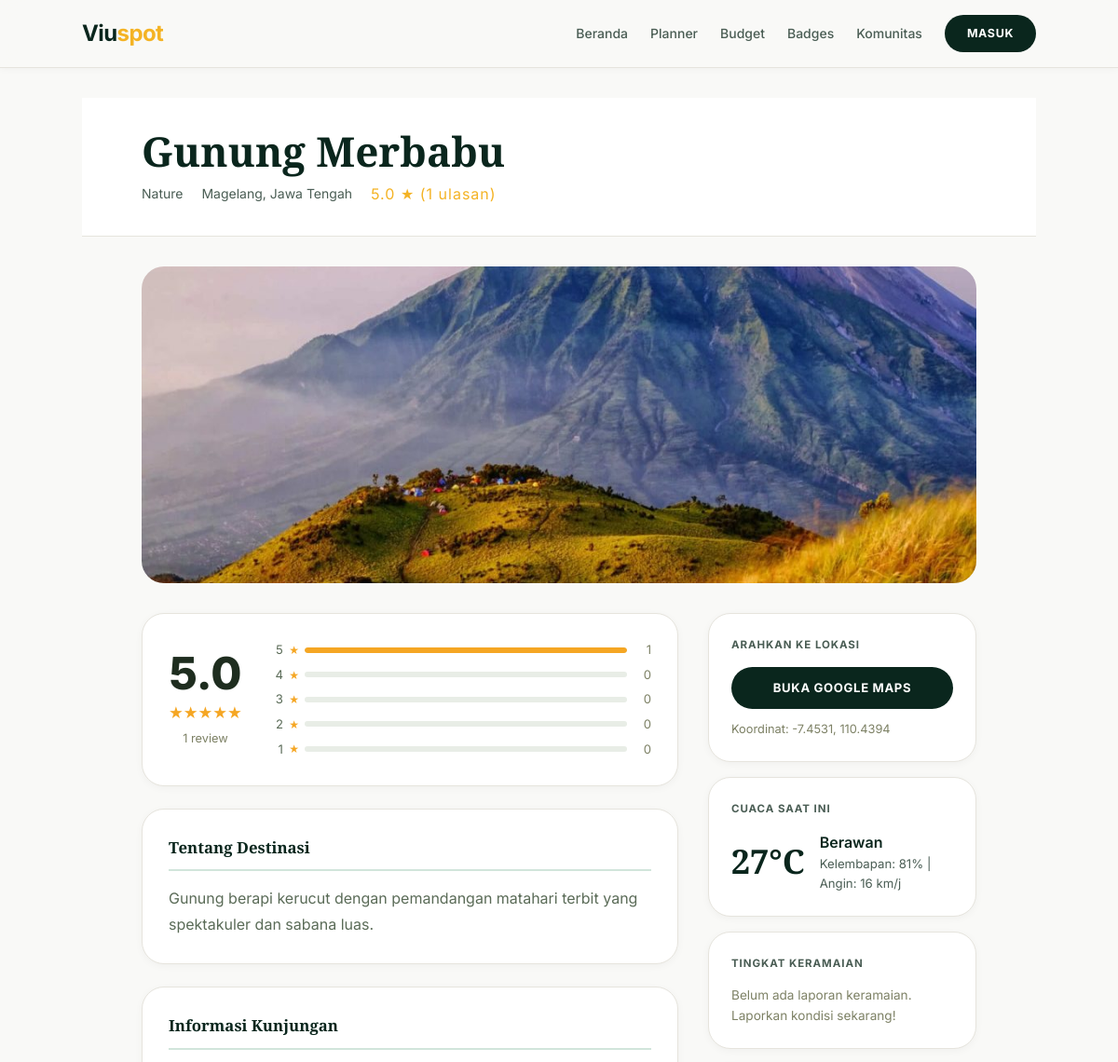
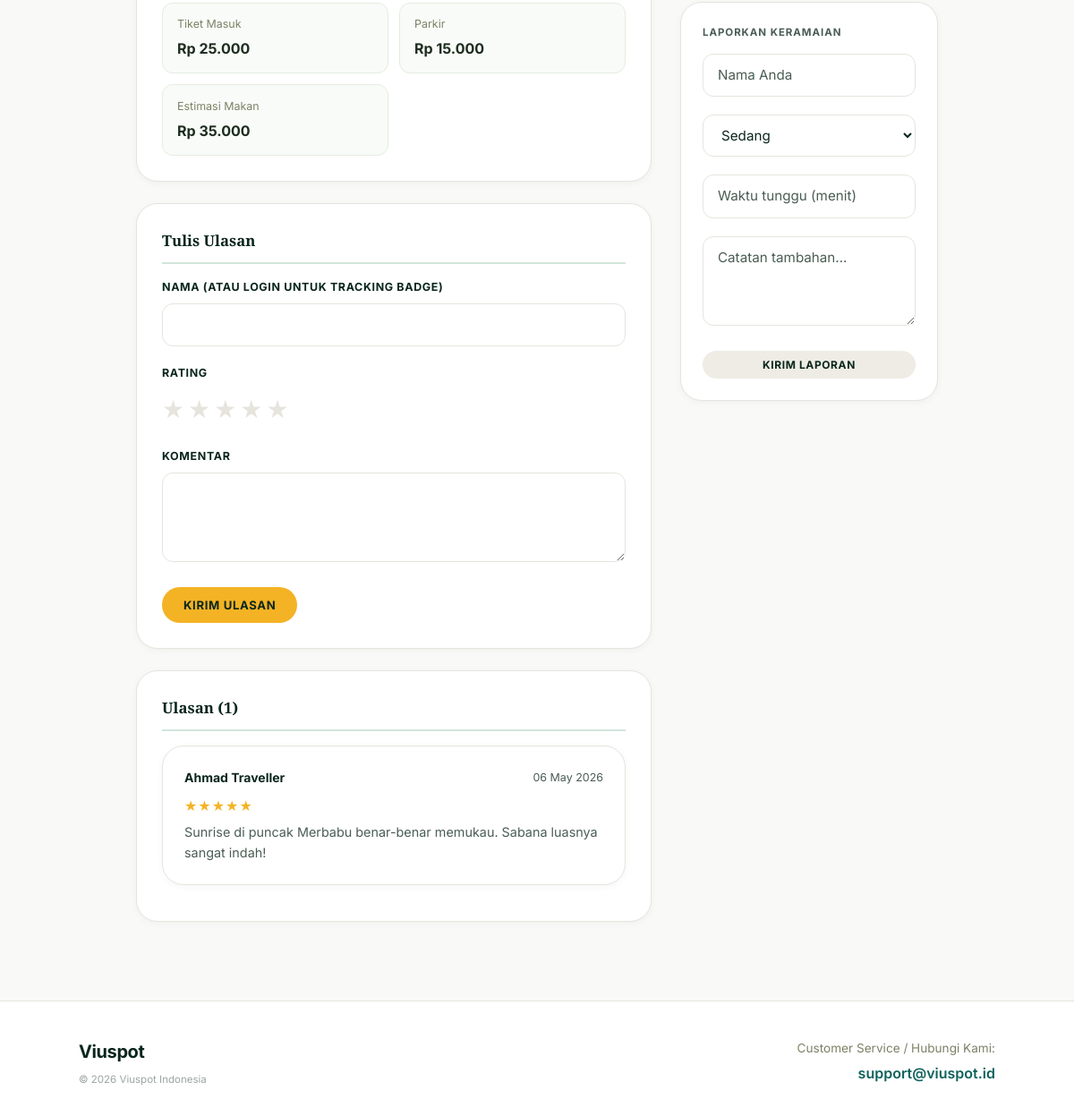
Screenshot of /place.php?id=1 with the database file from the repository (2 pictures, top to bottom).
### tables this page shows
CREATE TABLE places (
    id INT AUTO_INCREMENT PRIMARY KEY,
    name VARCHAR(150) NOT NULL,
    category_id INT NOT NULL,
    location VARCHAR(200) NOT NULL,
    description TEXT,
    entrance_fee DECIMAL(10,2) DEFAULT 0,
    parking_fee DECIMAL(10,2) DEFAULT 0,
    meal_cost DECIMAL(10,2) DEFAULT 0,
    latitude VARCHAR(20),
    longitude VARCHAR(20),
    image_url VARCHAR(255) DEFAULT '',
    status ENUM('pending','approved','rejected') DEFAULT 'pending',
    submitted_by INT,
    created_at TIMESTAMP DEFAULT CURRENT_TIMESTAMP,
    updated_at TIMESTAMP DEFAULT CURRENT_TIMESTAMP ON UPDATE CURRENT_TIMESTAMP,
    FOREIGN KEY (category_id) REFERENCES categories(id) ON DELETE CASCADE,
    FOREIGN KEY (submitted_by) REFERENCES users(id) ON DELETE SET NULL
);

CREATE TABLE categories (
    id INT AUTO_INCREMENT PRIMARY KEY,
    name VARCHAR(50) NOT NULL UNIQUE,
    slug VARCHAR(50) NOT NULL UNIQUE,
    description TEXT,
    icon VARCHAR(50) DEFAULT 'map-pin'
);

CREATE TABLE reviews (
    id INT AUTO_INCREMENT PRIMARY KEY,
    place_id INT NOT NULL,
    user_id INT,
    user_name VARCHAR(100) NOT NULL,
    rating INT CHECK (rating BETWEEN 1 AND 5),
    comment TEXT,
    created_at TIMESTAMP DEFAULT CURRENT_TIMESTAMP,
    FOREIGN KEY (place_id) REFERENCES places(id) ON DELETE CASCADE,
    FOREIGN KEY (user_id) REFERENCES users(id) ON DELETE SET NULL
);

### includes/functions.php (called while the page is built, shortened)
<?php
function is_logged_in() {
    return isset($_SESSION['user_id']);
}
function get_place_by_id($pdo, $place_id) {
    $stmt = $pdo->prepare("SELECT p.*, c.`name` as category_name, c.slug as category_slug
                            FROM places p
                            JOIN categories c ON p.category_id = c.id
                            WHERE p.id = ?");
    $stmt->execute([$place_id]);
    return $stmt->fetch();
}
function get_reviews_by_place($pdo, $place_id) {
    $stmt = $pdo->prepare("SELECT * FROM reviews WHERE place_id = ? ORDER BY created_at DESC");
    $stmt->execute([$place_id]);
    return $stmt->fetchAll();
}
function get_avg_rating($pdo, $place_id) {
    $stmt = $pdo->prepare("SELECT AVG(rating) as avg_rating, COUNT(*) as count FROM reviews WHERE place_id = ?");
    $stmt->execute([$place_id]);
    return $stmt->fetch();
}
function get_weather_for_place($pdo, $place_id, $location_name) {
    if ($place_id > 0) {
        $stmt = $pdo->prepare("SELECT * FROM weather_cache WHERE place_id = ? AND cached_at > DATE_SUB(NOW(), INTERVAL 1 HOUR)");
        $stmt->execute([$place_id]);
        $cached = $stmt->fetch();
    }
    $hash = crc32($location_name);
    $conditions = ['Cerah', 'Berawan', 'Hujan Ringan', 'Cerah Berawan', 'Kabut Tipis'];
    $condition = $conditions[abs($hash) % count($conditions)];
    $temp = 24 + (abs($hash) % 12);
    $humidity = 50 + (abs($hash) % 40);
    $wind = 5 + (abs($hash) % 20);
    if ($place_id > 0) {
        $stmt = $pdo->prepare("DELETE FROM weather_cache WHERE place_id = ?");
        $stmt->execute([$place_id]);
        $stmt = $pdo->prepare("INSERT INTO weather_cache (place_id, temperature, condition_text, humidity, wind_speed) VALUES (?, ?, ?, ?, ?)");
        $stmt->execute([$place_id, $temp, $condition, $humidity, $wind]);
    }
    return [
        'temperature' => $temp,
        'condition_text' => $condition,
        'humidity' => $humidity,
        'wind_speed' => $wind
    ];
}
function get_latest_crowd($pdo, $place_id) {
    $stmt = $pdo->prepare("SELECT * FROM crowd_reports WHERE place_id = ? ORDER BY created_at DESC LIMIT 1");
    $stmt->execute([$place_id]);
    return $stmt->fetch();
}
function esc($str) {
    return htmlspecialchars($str ?? '', ENT_QUOTES, 'UTF-8');
}
function format_rupiah($amount) {
    return 'Rp ' . number_format($amount, 0, ',', '.');
}
function google_maps_url($lat, $lng, $name) {
    return "https://www.google.com/maps/dir/?api=1&destination=" . urlencode($lat . "," . $lng);
}
?>

### place.php (the view, shortened to what this page needs)
<?php
require_once 'includes/functions.php';
$place_id = (int)$_GET['id'];
$place = get_place_by_id($pdo, $place_id);
$reviews = get_reviews_by_place($pdo, $place_id);
$rating_info = get_avg_rating($pdo, $place_id);
$rating_breakdown = [];
for ($i = 1; $i <= 5; $i++) {
    $rating_breakdown[$i] = 0;
}
if ($rating_info['count'] > 0) {
    $stmt = $pdo->prepare("SELECT rating, COUNT(*) as cnt FROM reviews WHERE place_id = ? GROUP BY rating");
    $stmt->execute([$place_id]);
    foreach ($stmt->fetchAll() as $row) {
        $rating_breakdown[(int)$row['rating']] = (int)$row['cnt'];
    }
}
$weather = get_weather_for_place($pdo, $place_id, $place['location']);
$crowd = get_latest_crowd($pdo, $place_id);
$maps_url = google_maps_url($place['latitude'], $place['longitude'], $place['name']);
require_once 'includes/header.php';
?>
<section class="place-header">
    <div class="container">
        <h1><?php echo esc($place['name']); ?></h1>
        <div class="place-meta">
            <span><?php echo esc($place['category_name']); ?></span>
            <span><?php echo esc($place['location']); ?></span>
            <span class="stars"><?php echo $rating_info['count'] > 0 ? number_format($rating_info['avg_rating'], 1) . ' ★ (' . $rating_info['count'] . ' ulasan)' : 'Belum ada ulasan'; ?></span>
        </div>
    </div>
</section>
<div class="container">
    <div class="place-image" style="background-image: url('assets/img/<?php echo esc($place['image_url']); ?>'); background-size: cover; background-position: center;">
    </div>
    <div class="place-info-grid">
        <div>
            <div class="info-panel">
                <div class="rating-breakdown">
                    <div class="rating-summary">
                        <div class="rating-big"><?php echo $rating_info['count'] > 0 ? number_format($rating_info['avg_rating'], 1) : '-'; ?></div>
                        <div class="stars-display">
                            <?php
                            $avg = $rating_info['count'] > 0 ? round($rating_info['avg_rating']) : 0;
                            echo str_repeat('★', $avg) . str_repeat('☆', 5 - $avg);
                            ?>
                        </div>
                        <div class="rating-count"><?php echo $rating_info['count']; ?> review</div>
                    </div>
                    <div class="rating-bars">
                        <?php for ($star = 5; $star >= 1; $star--): ?>
                            <?php
                            $count = $rating_breakdown[$star];
                            $pct = $rating_info['count'] > 0 ? round(($count / $rating_info['count']) * 100) : 0;
                            ?>
                            <div class="rating-bar-row">
                                <span class="bar-label"><?php echo $star; ?></span>
                                <span class="bar-star">★</span>
                                <div class="bar-track">
                                    <div class="bar-fill" style="width:<?php echo $pct; ?>%"></div>
                                </div>
                                <span class="bar-count"><?php echo $count; ?></span>
                            </div>
                        <?php endfor; ?>
                    </div>
                </div>
            </div>
            <div class="info-panel">
                <h3>Tentang Destinasi</h3>
                <p style="line-height:1.7; color:#5a6b57;"><?php echo esc($place['description']); ?></p>
            </div>
            <div class="info-panel">
                <h3>Informasi Kunjungan</h3>
                <div class="cost-grid">
                    <div class="cost-card">
                        <div class="cost-label">Tiket Masuk</div>
                        <div class="cost-value"><?php echo format_rupiah($place['entrance_fee']); ?></div>
                    </div>
                    <div class="cost-card">
                        <div class="cost-label">Parkir</div>
                        <div class="cost-value"><?php echo format_rupiah($place['parking_fee']); ?></div>
                    </div>
                    <div class="cost-card">
                        <div class="cost-label">Estimasi Makan</div>
                        <div class="cost-value"><?php echo format_rupiah($place['meal_cost']); ?></div>
                    </div>
                </div>
            </div>
            <div class="info-panel">
                <h3>Tulis Ulasan</h3>
                <form method="POST" action="">
                    <?php if (!is_logged_in()): ?>
                    <div class="form-group">
                        <label class="form-label">Nama (atau login untuk tracking badge)</label>
                        <input type="text" name="user_name" class="form-control" required>
                    </div>
                    <?php else: ?>
                        <input type="hidden" name="user_name" value="<?php echo esc($_SESSION['full_name']); ?>">
                    <?php endif; ?>
                    <div class="form-group">
                        <label class="form-label">Rating</label>
                        <div class="rating-input">
                            <input type="radio" id="star5" name="rating" value="5"><label for="star5">★</label>
                            <input type="radio" id="star4" name="rating" value="4"><label for="star4">★</label>
                            <input type="radio" id="star3" name="rating" value="3"><label for="star3">★</label>
                            <input type="radio" id="star2" name="rating" value="2"><label for="star2">★</label>
                            <input type="radio" id="star1" name="rating" value="1" required><label for="star1">★</label>
                        </div>
                    </div>
                    <div class="form-group">
                        <label class="form-label">Komentar</label>
                        <textarea name="comment" class="form-control" rows="3" required></textarea>
                    </div>
                    <button type="submit" name="submit_review" class="btn btn-accent">Kirim Ulasan</button>
                </form>
            </div>
            <div class="info-panel">
                <h3>Ulasan (<?php echo count($reviews); ?>)</h3>
                <?php if (empty($reviews)): ?>
                    <p style="color:#7d8165;">Belum ada ulasan. Jadilah yang pertama!</p>
                <?php else: ?>
                    <?php foreach ($reviews as $rev): ?>
                        <div class="review-item" style="margin-bottom:0.75rem;">
                            <div class="review-header">
                                <span class="review-author"><?php echo esc($rev['user_name']); ?></span>
                                <span class="review-date"><?php echo date('d M Y', strtotime($rev['created_at'])); ?></span>
                            </div>
                            <div class="stars mb-1"><?php echo str_repeat('★', $rev['rating']) . str_repeat('☆', 5 - $rev['rating']); ?></div>
                            <p class="review-text"><?php echo esc($rev['comment']); ?></p>
                        </div>
                    <?php endforeach; ?>
                <?php endif; ?>
            </div>
        </div>
        <div>
            <div class="widget">
                <div class="widget-title">Arahkan ke Lokasi</div>
                <a href="<?php echo esc($maps_url); ?>" target="_blank" class="btn btn-primary btn-block" style="margin-bottom:0.75rem;">Buka Google Maps</a>
                <p style="font-size:0.8rem; color:#7d8165;">Koordinat: <?php echo esc($place['latitude']); ?>, <?php echo esc($place['longitude']); ?></p>
            </div>
            <div class="widget">
                <div class="widget-title">Cuaca Saat Ini</div>
                <div class="weather-display">
                    <div class="weather-temp"><?php echo $weather['temperature']; ?>°C</div>
                    <div>
                        <div style="font-weight:600;"><?php echo esc($weather['condition_text']); ?></div>
                        <div class="weather-detail">Kelembapan: <?php echo $weather['humidity']; ?>% | Angin: <?php echo $weather['wind_speed']; ?> km/j</div>
                    </div>
                </div>
            </div>
            <div class="widget">
                <div class="widget-title">Tingkat Keramaian</div>
                <?php if ($crowd): ?>
                    <span class="crowd-badge crowd-<?php echo $crowd['crowd_level']; ?>">
                        <?php echo get_crowd_label($crowd['crowd_level']); ?>
                    </span>
                    <p style="margin-top:0.5rem; font-size:0.85rem; color:#5a6b57;">
                        Waktu tunggu: ~<?php echo $crowd['wait_time']; ?> menit<br>
                        Dilaporkan: <?php echo date('d M H:i', strtotime($crowd['created_at'])); ?>
                    </p>
                    <?php if ($crowd['notes']): ?>
                        <p style="font-size:0.85rem; color:#7d8165; font-style:italic;">"<?php echo esc($crowd['notes']); ?>"</p>
                    <?php endif; ?>
                <?php else: ?>
                    <p style="font-size:0.85rem; color:#7d8165;">Belum ada laporan keramaian. Laporkan kondisi sekarang!</p>
                <?php endif; ?>
            </div>
            <div class="widget">
                <div class="widget-title">Laporkan Keramaian</div>
                <form method="POST" action="">
                    <?php if (!is_logged_in()): ?>
                    <div class="form-group">
                        <input type="text" name="crowd_user" class="form-control" placeholder="Nama Anda" required>
                    </div>
                    <?php else: ?>
                        <input type="hidden" name="crowd_user" value="<?php echo esc($_SESSION['full_name']); ?>">
                    <?php endif; ?>
                    <div class="form-group">
                        <select name="crowd_level" class="form-control" required>
                            <option value="moderate" selected>Sedang</option>
                        </select>
                    </div>
                    <div class="form-group">
                        <input type="number" name="wait_time" class="form-control" placeholder="Waktu tunggu (menit)" min="0">
                    </div>
                    <div class="form-group">
                        <textarea name="crowd_notes" class="form-control" rows="2" placeholder="Catatan tambahan..."></textarea>
                    </div>
                    <button type="submit" name="submit_crowd" class="btn btn-secondary btn-sm btn-block">Kirim Laporan</button>
                </form>
            </div>
        </div>
    </div>
</div>
<?php require_once 'includes/footer.php'; ?>

### place.php (style rules this page uses)
.rating-breakdown { display: flex; align-items: center; gap: 2rem; }
.rating-summary { text-align: center; flex-shrink: 0; }
.rating-big { font-size: 3rem; font-weight: 800; line-height: 1; color: #1e2d1f; }
.stars-display { color: #f5a623; font-size: 1.1rem; margin: 0.25rem 0; }
.rating-count { font-size: 0.8rem; color: #7d8165; }
.rating-bars { flex: 1; display: flex; flex-direction: column; gap: 0.35rem; }
.rating-bar-row { display: flex; align-items: center; gap: 0.4rem; font-size: 0.82rem; }
.bar-label { color: #5a6b57; width: 0.75rem; text-align: right; }
.bar-star { color: #f5a623; font-size: 0.75rem; }
.bar-track { flex: 1; height: 6px; background: #e8ede6; border-radius: 99px; overflow: hidden; }
.bar-fill { height: 100%; background: #f5a623; border-radius: 99px; transition: width 0.6s ease; }
.bar-count { color: #7d8165; width: 1.25rem; text-align: right; }
.cost-grid { display: grid; grid-template-columns: 1fr 1fr; gap: 0.75rem; margin-top: 0.75rem; }
.cost-card { background: #f9fbf8; border: 1px solid #e4ede1; border-radius: 12px; padding: 0.85rem 1rem; }
.cost-label { font-size: 0.78rem; color: #7d8165; margin-bottom: 0.3rem; }
.cost-value { font-size: 1rem; font-weight: 700; color: #1e2d1f; }

### rows the page displays
places: name "Gunung Merbabu", category.name "Nature", location "Magelang, Jawa Tengah", image_url (picture), description "Gunung berapi kerucut dengan pemandangan matahari terbit yang spektakuler dan sabana luas.", entrance_fee "Rp 25.000", parking_fee "Rp 15.000", meal_cost "Rp 35.000", latitude "-7.4531", longitude "110.4394"
reviews: user_name "Ahmad Traveller", created_at "06 May 2026", rating "★★★★★", comment "Sunrise di puncak Merbabu benar-benar memukau. Sabana luasnya sangat indah!"

### other values shown
$rating_info['avg_rating'] "5.0"
$rating_info['count'] "1"
str_repeat('★', $avg) "★★★★★"
$count "1"
$count "0"
count($reviews) "1"
$weather['temperature'] "27"
$weather['condition_text'] "Berawan"
$weather['humidity'] "81"
$weather['wind_speed'] "16"
